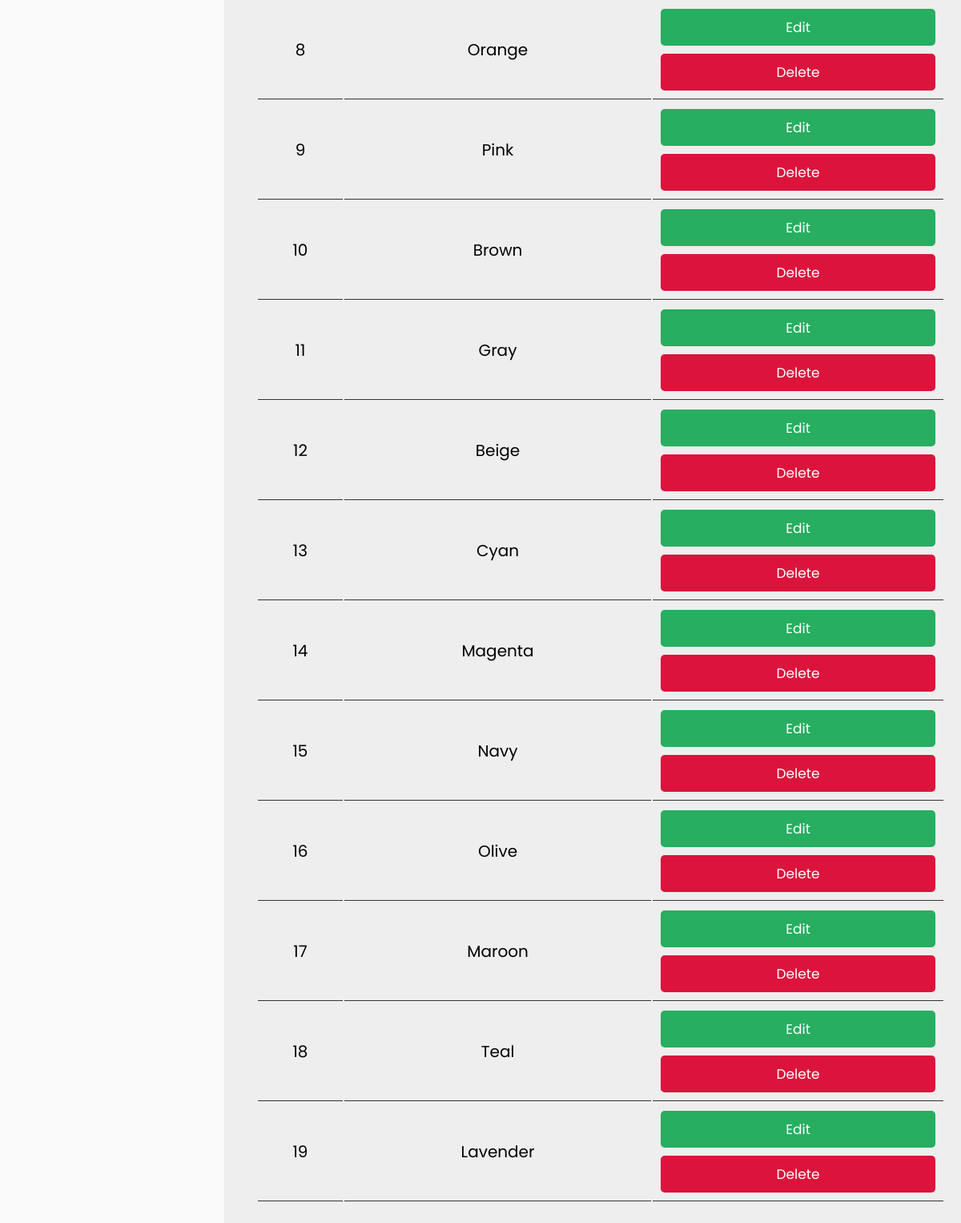
The app's page /admin_category_color.php (lower part), older data.
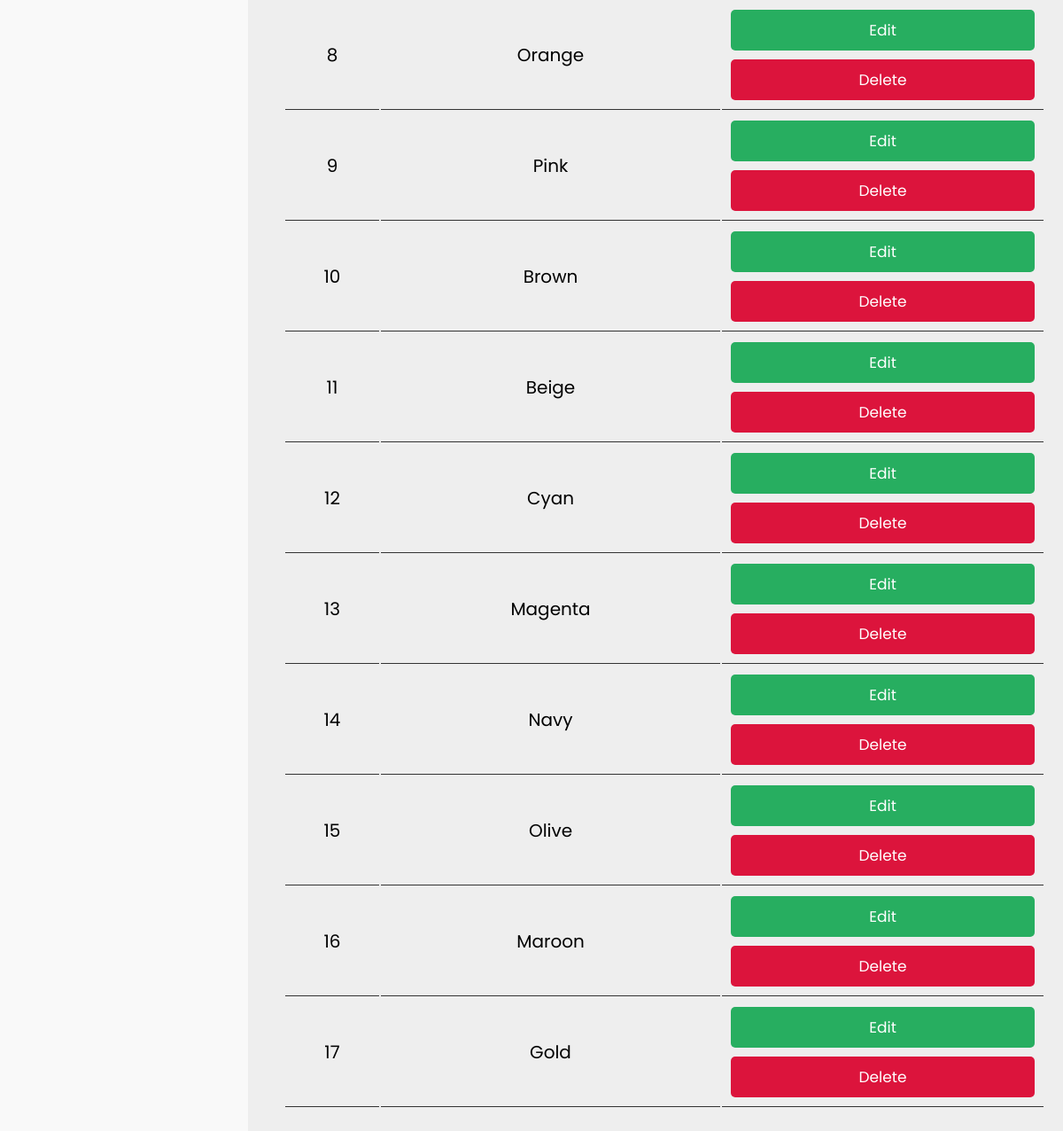
The same page, newer data.
### tables this page shows
CREATE TABLE `color` (
  `id` int(11) NOT NULL,
  `color_name` varchar(50) NOT NULL
);

### admin_category_color.php (the view, shortened to what this page needs)
<?php
include 'connect.php';
$stmt = $conn->prepare("SELECT * FROM color");
$stmt->execute();
$colors = $stmt->fetchAll(PDO::FETCH_ASSOC);
?>
<!DOCTYPE html>
<html lang="en">
<head>
    <link rel="stylesheet" type="text/css" href="assets/css/admin_categories.css">
</head>
<body>
    <?php include 'sidebar.php'; ?>
    <div class="container">
        <div class="product-display">
            <table class="product-display-table">
                <tbody>
                    <?php
                    $row_count = 1;
                    foreach ($colors as $color): ?>
                        <tr>
                            <td><?= $row_count++; ?></td>
                            <td><?= htmlspecialchars($color['color_name']); ?></td>
                            <td>
                                <button class="btn edit-color-btn"
                                    data-id="<?= htmlspecialchars($color['id']); ?>"
                                    data-name="<?= htmlspecialchars($color['color_name']); ?>">
                                    Edit
                                </button>
                                <a href="?delete_id=<?= htmlspecialchars($color['id']); ?>" class="btn">Delete</a>
                            </td>
                        </tr>
                    <?php endforeach; ?>
                </tbody>
            </table>
        </div>
    </div>
</body>
</html>

Row changes from the older to the newer data that the page shows:
removed color: color_name "Gray"
removed color: color_name "Teal"
removed color: color_name "Lavender"
added color: color_name "Gold"
